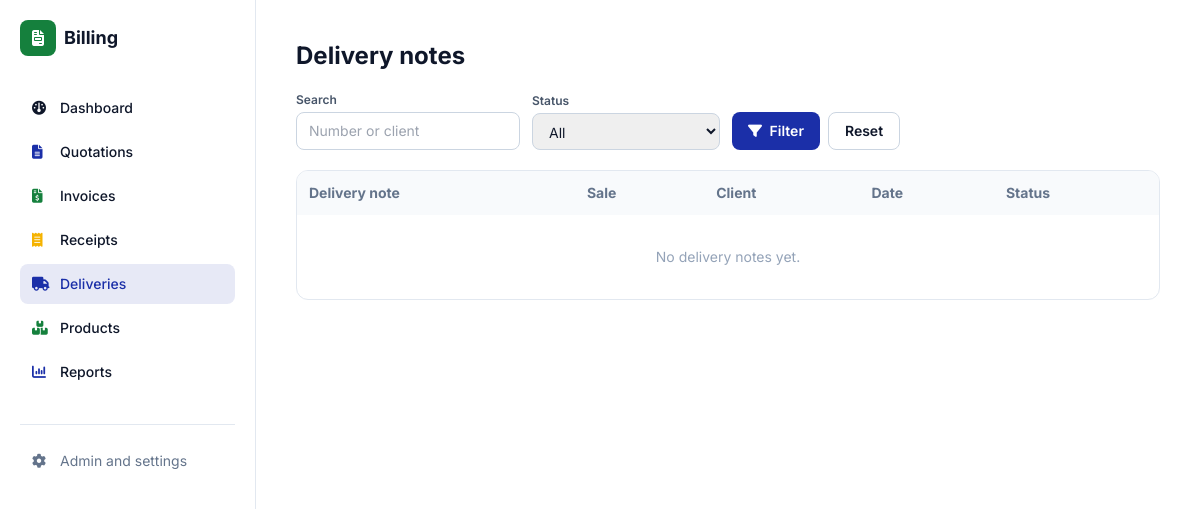
/deliveries/ (signed in), run on an earlier commit of the app's database.
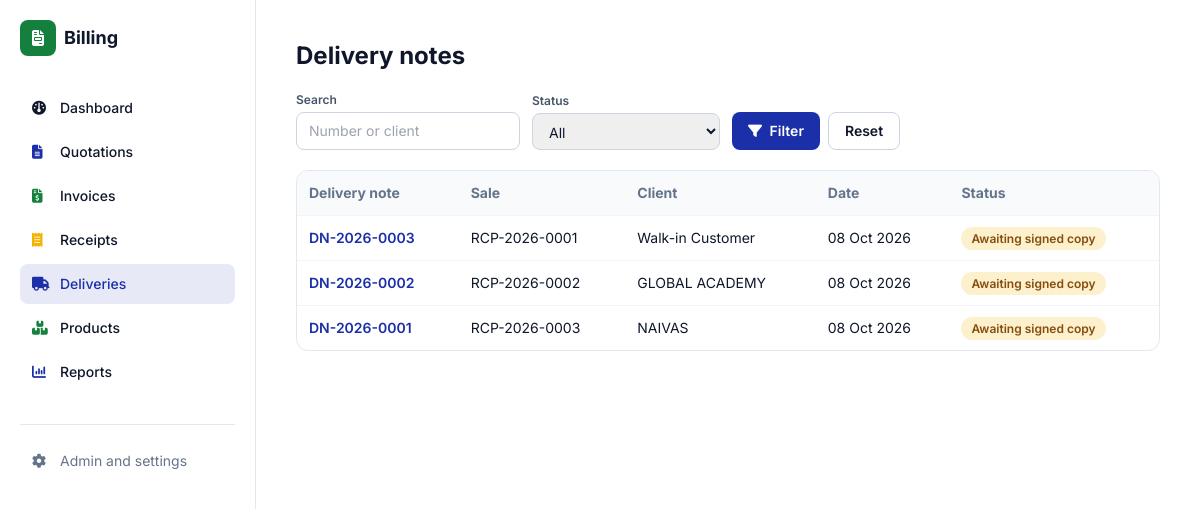
And on a later commit of the database.
### documents/models.py (models this page shows, shortened)
class DeliveryNote(models.Model):
    document = models.ForeignKey(Document, related_name="deliveries", on_delete=models.CASCADE)
    number = models.CharField(max_length=30, unique=True, editable=False)
    delivery_date = models.DateField(default=timezone.localdate)
    delivery_location = models.CharField(max_length=200, blank=True)
    delivered_by = models.CharField(max_length=80, blank=True)
    notes = models.TextField(blank=True)
    received_by = models.CharField(max_length=120, blank=True)
    signed_copy = models.FileField(upload_to=signed_path, blank=True)
    signed_at = models.DateTimeField(null=True, blank=True)
    business = models.JSONField(default=dict, blank=True, editable=False)
    created_at = models.DateTimeField(auto_now_add=True)
    class Meta:
        ordering = ["-created_at"]
    @property
    def is_signed(self):
        return bool(self.signed_copy)

class Document(models.Model):
    QUOTATION, INVOICE, RECEIPT = "quotation", "invoice", "receipt"
    TYPES = [(QUOTATION, "Quotation"), (INVOICE, "Invoice"), (RECEIPT, "Receipt")]
    PREFIX = {QUOTATION: "QUO", INVOICE: "INV", RECEIPT: "RCP"}
    STATUSES = [
        ("draft", "Draft"), ("sent", "Sent"), ("accepted", "Accepted"),
        ("paid", "Paid"), ("void", "Void"),
    ]
    PAYMENT_METHODS = [
        ("cash", "Cash"), ("mpesa", "M-Pesa"), ("bank", "Bank Transfer"), ("card", "Card"),
    ]
    VAT_MODES = [
        ("exclusive", "VAT exclusive (add VAT on top)"),
        ("inclusive", "VAT inclusive (prices include VAT)"),
        ("none", "No VAT"),
    ]
    doc_type = models.CharField(max_length=10, choices=TYPES)
    number = models.CharField(max_length=30, unique=True, editable=False)
    client = models.ForeignKey(Client, null=True, blank=True, on_delete=models.SET_NULL)
    client_name = models.CharField(max_length=150, blank=True, help_text="Walk-in name if no client")
    issue_date = models.DateField(default=timezone.localdate)
    due_date = models.DateField(null=True, blank=True)
    status = models.CharField(max_length=10, choices=STATUSES, default="draft")
    vat_mode = models.CharField(max_length=10, choices=VAT_MODES, default="exclusive")
    served_by = models.CharField(max_length=80, blank=True)
    discount = models.DecimalField(max_digits=12, decimal_places=2, default=0)
    payment_method = models.CharField(max_length=10, choices=PAYMENT_METHODS, blank=True)
    payment_reference = models.CharField(max_length=60, blank=True)
    notes = models.TextField(blank=True)
    terms = models.TextField(blank=True)
    buyer_pin = models.CharField("Buyer KRA PIN", max_length=20, blank=True)
    etims_invoice_no = models.CharField("eTIMS invoice no.", max_length=60, blank=True)
    etims_qr = models.CharField("eTIMS QR data or link", max_length=500, blank=True,
                                help_text="Paste the QR link or data KRA gives you for this invoice")
    share_token = models.CharField(max_length=32, unique=True, null=True, blank=True, editable=False)
    share_viewed_at = models.DateTimeField(null=True, blank=True, editable=False)
    business = models.JSONField(default=dict, blank=True, editable=False)
    source = models.ForeignKey("self", null=True, blank=True, on_delete=models.SET_NULL,
                               related_name="converted")
    created_at = models.DateTimeField(auto_now_add=True)
    class Meta:
        ordering = ["-created_at"]
    @property
    def display_client(self):
        return self.client.name if self.client else (self.client_name or "Walk-in Customer")

### documents/views.py (the view)
# urls.py: path("deliveries/", views.delivery_list, name="delivery_list"),
@login_required
def delivery_list(request):
    qs = DeliveryNote.objects.select_related("document", "document__client")
    q = request.GET.get("q", "").strip()
    status = request.GET.get("status", "")
    if q:
        qs = qs.filter(Q(number__icontains=q) | Q(document__number__icontains=q)
                       | Q(document__client__name__icontains=q) | Q(document__client_name__icontains=q))
    if status == "pending":
        qs = qs.filter(signed_copy="")
    elif status == "signed":
        qs = qs.exclude(signed_copy="")
    page_obj, page_range, querystring = paginate(request, qs)
    return render(request, "documents/delivery_list.html", {
        "notes": page_obj, "page_obj": page_obj, "page_range": page_range,
        "querystring": querystring, "f": {"q": q, "status": status}})

### documents/views.py (called while the page is built)
def paginate(request, qs, per_page=PER_PAGE):
    paginator = Paginator(qs, per_page)
    page_obj = paginator.get_page(request.GET.get("page"))
    page_range = list(paginator.get_elided_page_range(page_obj.number, on_each_side=1, on_ends=1))
    params = request.GET.copy()
    params.pop("page", None)
    return page_obj, page_range, params.urlencode()

### templates/documents/delivery_list.html (shortened to what this page needs)
{% extends "base.html" %}
{% block content %}
<h1 class="text-2xl font-bold mb-5">Delivery notes</h1>
<form method="get" class="grid grid-cols-2 md:flex md:flex-wrap md:items-end gap-3 mb-5 text-sm">
  <div class="col-span-2 md:col-span-1">
    <label class="block text-xs font-semibold text-slate-600 mb-1">Search</label>
    <input name="q" value="{{ f.q }}" placeholder="Number or client" class="w-full md:w-56 rounded-lg border border-slate-300 px-3 py-2"></div>
  <div class="col-span-2 md:col-span-1">
    <label class="block text-xs font-semibold text-slate-600 mb-1">Status</label>
    <select name="status" class="w-full rounded-lg border border-slate-300 px-3 py-2">
      <option value="">All</option>
    </select></div>
  <div class="col-span-2 md:col-span-1 flex gap-2">
    <button class="flex-1 md:flex-none bg-brand-blue text-white font-semibold px-4 py-2 rounded-lg"><i class="fa-solid fa-filter mr-1"></i> Filter</button>
    <a href="{% url 'documents:delivery_list' %}" class="flex-1 md:flex-none text-center px-4 py-2 rounded-lg border border-slate-300 font-semibold">Reset</a>
  </div>
</form>
<div class="hidden md:block rounded-xl border border-slate-200 overflow-x-auto">
  <table class="w-full text-sm">
    <thead class="bg-slate-50 text-left text-slate-500">
      <tr><th class="p-3">Delivery note</th><th class="p-3">Sale</th><th class="p-3">Client</th><th class="p-3">Date</th><th class="p-3">Status</th></tr>
    </thead>
    <tbody>
      {% for n in notes %}
      <tr class="border-t border-slate-100 hover:bg-slate-50">
        <td class="p-3 font-semibold"><a class="text-brand-blue" href="{% url 'documents:delivery_detail' n.pk %}">{{ n.number }}</a></td>
        <td class="p-3">{{ n.document.number }}</td>
        <td class="p-3">{{ n.document.display_client }}</td>
        <td class="p-3 whitespace-nowrap">{{ n.delivery_date|date:"d M Y" }}</td>
        <td class="p-3">{% if n.is_signed %}<span class="px-2.5 py-1 rounded-full text-xs font-semibold bg-brand-green/10 text-brand-green">Signed</span>
          {% else %}<span class="px-2.5 py-1 rounded-full text-xs font-semibold bg-brand-gold/20 text-yellow-800">Awaiting signed copy</span>{% endif %}</td>
      </tr>
      {% empty %}
      <tr><td colspan="5" class="p-8 text-center text-slate-400">No delivery notes yet.</td></tr>
      {% endfor %}
    </tbody>
  </table>
</div>
{% endblock %}

What changed in the data, as far as the page shows it:
added DeliveryNote: number "DN-2026-0003", document.number "RCP-2026-0001", document.display_client "Walk-in Customer", delivery_date "08 Oct 2026", signed_copy "Awaiting signed copy"
added DeliveryNote: number "DN-2026-0002", document.number "RCP-2026-0002", document.display_client "GLOBAL ACADEMY", delivery_date "08 Oct 2026", signed_copy "Awaiting signed copy"
added DeliveryNote: number "DN-2026-0001", document.number "RCP-2026-0003", document.display_client "NAIVAS", delivery_date "08 Oct 2026", signed_copy "Awaiting signed copy"
Also different on the page:
text no longer shown: "No delivery notes yet."
